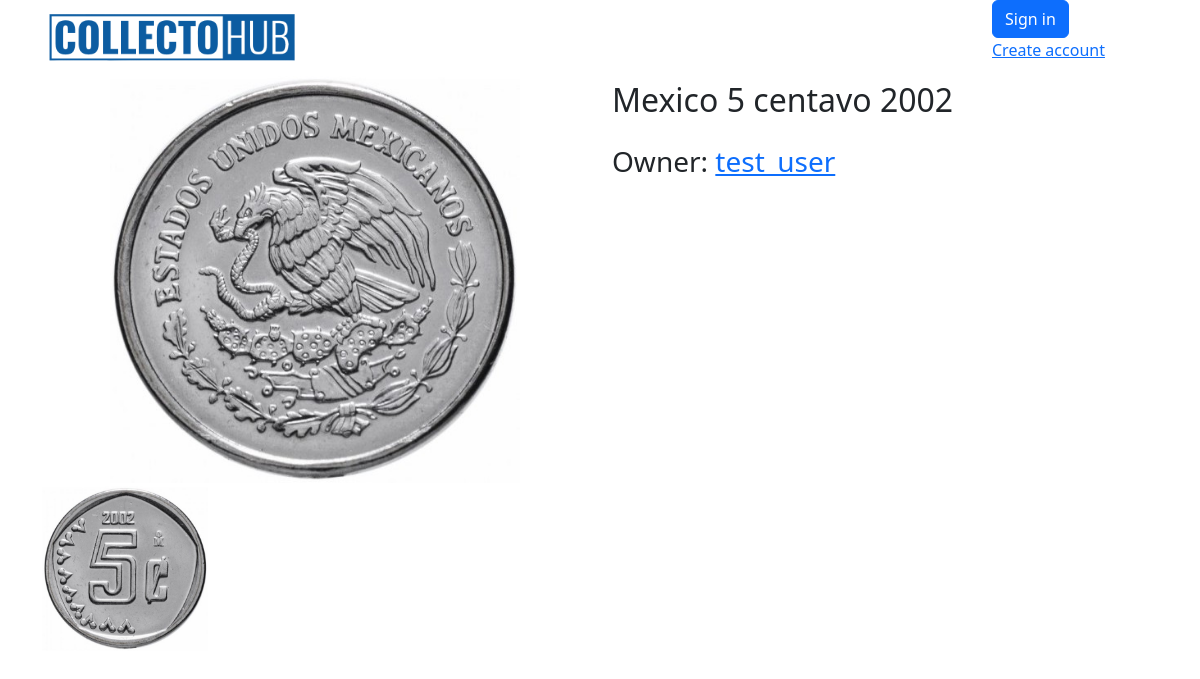
/coin/6/, run on the app's committed database.
### coins/models.py (models this page shows)
class Coin(models.Model):
    img_front = models.ImageField(upload_to='products_image', blank=True)
    img_back = models.ImageField(upload_to='products_image', blank=True)
    img_add_1 = models.ImageField(upload_to='products_image', blank=True)
    img_add_2 = models.ImageField(upload_to='products_image', blank=True)
    country = models.ForeignKey(Country, on_delete=models.CASCADE, related_name='coins')  # Reference to Country
    denomination = models.CharField(max_length=150)  # Denomination
    year = models.IntegerField()  # Year
    material = models.CharField(max_length=15, blank=True, choices=material_choices)  # Material
    safety = models.CharField(max_length=2, blank=True, choices=safety_choices)  # Optional field for admin use
    weight = models.FloatField(blank=True, null=True)  # Weight
    diameter = models.FloatField(blank=True, null=True)  # Diameter
    thickness = models.FloatField(blank=True, null=True)  # Thickness
    circulation = models.IntegerField(blank=True, null=True)  # Circulation
    owner = models.ForeignKey(User, on_delete=models.CASCADE, related_name='coins')
    box = models.ForeignKey('Box', on_delete=models.SET_NULL, blank=True, null=True, related_name='coins')
    status = models.CharField(max_length=1, choices=status_choices_coin, default='a')
    class Meta:
        verbose_name = 'Coin'
        verbose_name_plural = 'Coins'
    def __str__(self):
        return f'{self.country.name} - {self.denomination} - {self.year}'

class Country(models.Model):
    name = models.CharField(max_length=150, unique=True)
    continent = models.ForeignKey(Continent, on_delete=models.CASCADE, related_name="countries")
    class Meta:
        verbose_name = "Country"
        verbose_name_plural = "Countries"
    def __str__(self):
        return self.name

### coins/views.py (the view)
# urls.py: path('coin/<int:pk>/', views.CoinDetailView.as_view(), name='coin-detail'),
class CoinDetailView(DetailView):
    model = Coin
    extra_context = {
        'form': MessageForm(),
    }

### coins/templates/coins/coin_detail.html (shortened to what this page needs)
{% extends 'coins/base.html' %}
{% block content %}
<div class="row" >
    <div class="col-6 text-center">
        <img class="w-75" src="{{ coin.img_front.url }}" alt="">
        <div class="row">
            <div class="col-4">
                <img class="w-100" src="{{ coin.img_back.url }}" alt="">
            </div>
        </div>
    </div>
    <div class="col-6">
       <p class="fs-2">
            {{ coin.country }} {{ coin.denomination }} {{ coin.year }}
       </p>
       <p class="fs-3">
        Owner: <a href="{% url 'coins:user-cabinet' pk=coin.owner.id %}">{{ coin.owner }}</a>
       </p>
        <br>
    </div>
</div>
{% endblock %}

### data on the page
Coin: img_front (picture), img_back (picture), country "Mexico", denomination "5 centavo", year "2002", owner "test_user"
